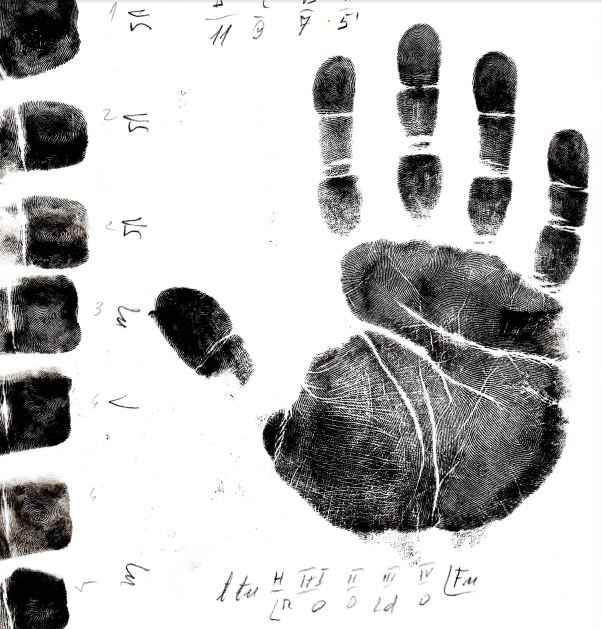
#> input picture Print Processingbypartner Sun Chuanneng/code/testPics/test6.JPG, 602 x 629 px, found by its file name
$ jupyter execute JavatoPython.ipynb   (older library calls are emulated)
#> lines starting #> are read from the running program, lines starting #| are printed output that depends on the picture; after the words box and inside, x2 and y2 are one past the last pixel; in counts of white or black regions, pixels touching at a corner belong together
[cell 1]
import cv2
import matplotlib.pyplot as plt
import numpy as np

image = cv2.imread('./testPics/test6.jpg')
#> image is the input picture: shape (629, 602, 3); mean B, G, R 191.7, 191.7, 192.3
print()
print(image.shape)
#| (629, 602, 3)
gray = cv2.cvtColor(image, cv2.COLOR_RGBA2GRAY)
# gray = image
canny = cv2.Canny(gray, threshold1=50, threshold2=300)
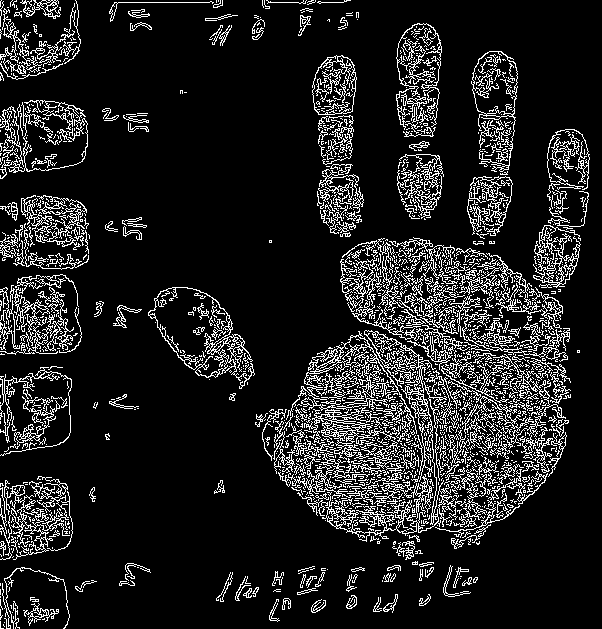
#> canny: shape (629, 602); 12.8% white in thin lines or dots
GauBlur = cv2.GaussianBlur(canny, (3, 3), 0)
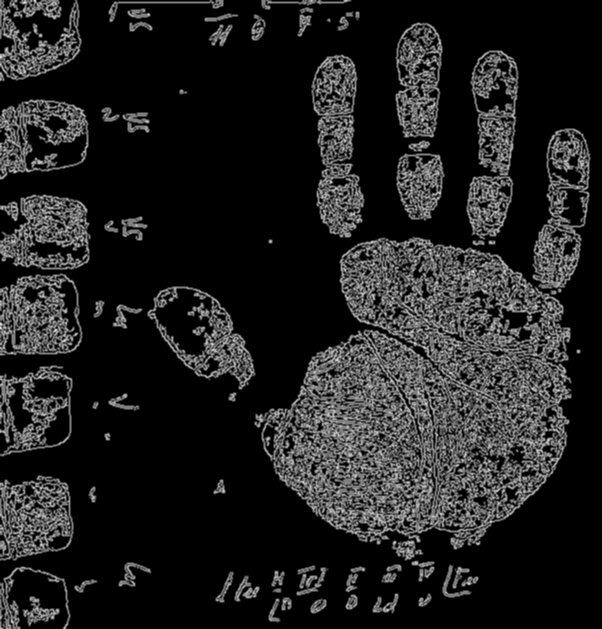
#> GauBlur: shape (629, 602); min 0, max 223, mean 32.7
#the two lines below are important
kernel = cv2.getStructuringElement(cv2.MORPH_RECT, (3, 3))
closed = cv2.morphologyEx(GauBlur, cv2.MORPH_CLOSE, kernel)
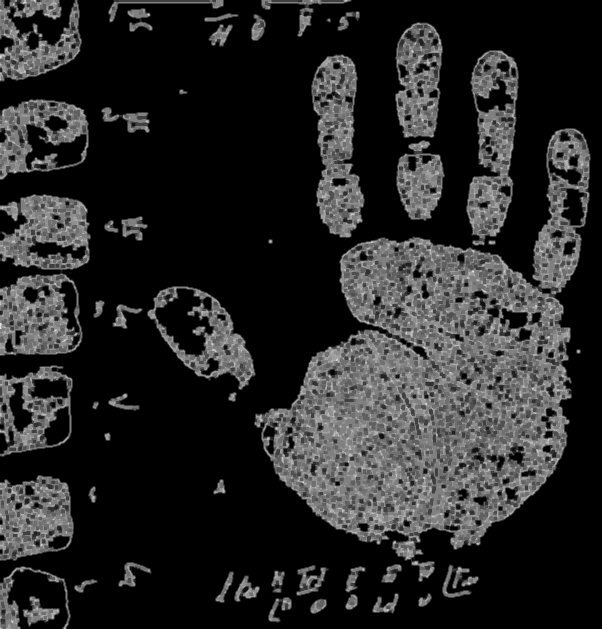
#> closed: shape (629, 602); min 0, max 223, mean 39.6
# perform a series of erosions and dilations
areas = []
recorded_cnts = []
for closed_times in np.arange(0, 25):
    closed1 = cv2.erode(closed.copy(), None, iterations=closed_times)
    closed2 = cv2.dilate(closed1.copy(), None, iterations=closed_times)
    # closed = gray - closed
#     plt.imshow(closed)
#     plt.show()
    img_copy = image.copy()
    _, cnts, hierarchy = cv2.findContours(closed2, cv2.RETR_TREE, cv2.CHAIN_APPROX_SIMPLE)
    cnt = sorted(cnts, key=cv2.contourArea, reverse=True)[0]
    recorded_cnts.append(cnt)
    cv2.drawContours(img_copy, [cnt], -1, (0, 255, 0), 2)
    rect = cv2.boundingRect(cnt)
    roi = img_copy[rect[1]: rect[1]+rect[3], rect[0]: rect[0]+rect[2]]
    plt.imshow(roi)
    plt.show()
    area = rect[3] * rect[2]
    print(area)
    areas.append(area)
#> this loop made 25 passes
#> (rect, area) on passes 1 to 12: ((254, 50, 337, 532), 179284), ((254, 128, 337, 454), 152998), ((254, 128, 337, 454), 152998), ((255, 172, 327, 388), 126876), ((255, 175, 326, 385), 125510), ((264, 175, 314, 385), 120890), ((264, 216, 314, 329), 103306), ((265, 217, 311, 328), 102008), ((268, 236, 308, 308), 94864), ((270, 236, 305, 308), 93940), ((273, 236, 301, 296), 89096), ((274, 236, 297, 296), 87912)
#| 179284
#| 152998
#| 152998
#| 126876
#| 125510
#| 120890
#| 103306
#| 102008
#> (further printed lines are left out)
#> pass 1, `roi = img_copy[rect[1]: rect[1]+rect[3], rect[0]: rect[0]+rect[2]]`:
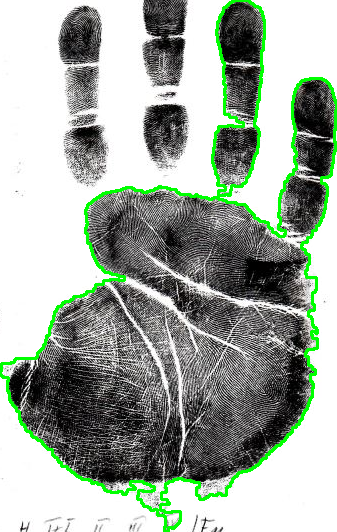
#> roi: shape (532, 337, 3); mean B, G, R 160.9, 171.5, 161.5
#> pass 2, `closed1 = cv2.erode(closed.copy(), None, iterations=closed_times)`:
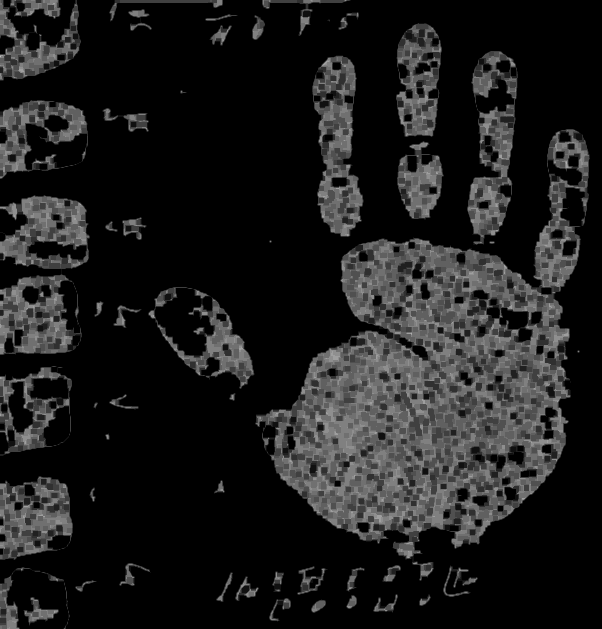
#> closed1: shape (629, 602); min 0, max 191, mean 28.3
#> pass 2, `closed2 = cv2.dilate(closed1.copy(), None, iterations=closed_times)`:
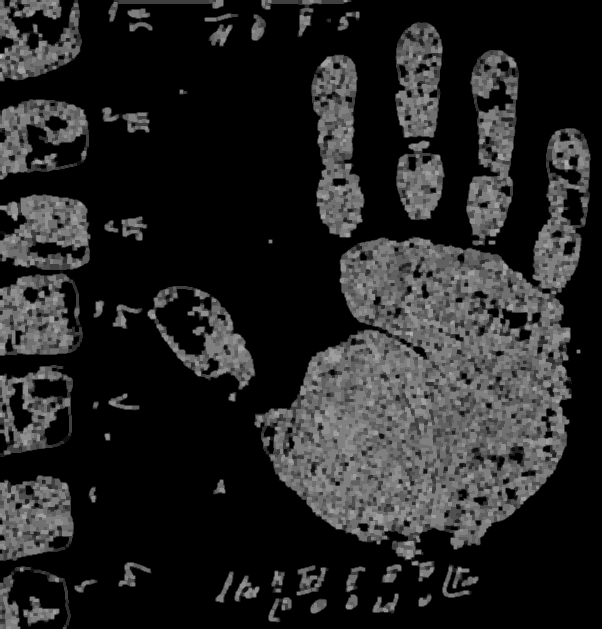
#> closed2: shape (629, 602); min 0, max 191, mean 36.5
#> pass 2, `roi = img_copy[rect[1]: rect[1]+rect[3], rect[0]: rect[0]+rect[2]]`:
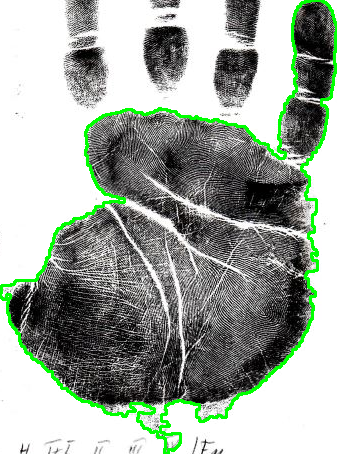
#> roi: shape (454, 337, 3); mean B, G, R 157.9, 167.5, 158.5
#> after the loop:
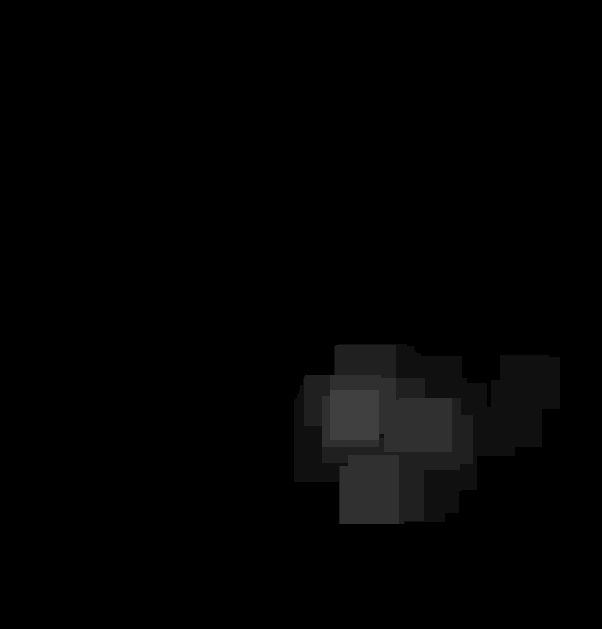
#> closed2: shape (629, 602); min 0, max 64, mean 2.9
#> after the loop, areas = 25 values, max 179284 at index 0, min 47880 at index 24, mean 94956.7; recorded_cnts = 25 contours; largest, box (x1, y1, x2, y2) and area: (254, 50, 591, 582) 83002, (254, 128, 591, 582) 75977, (254, 128, 591, 582) 74706, (255, 172, 582, 560) 71978, (255, 175, 581, 560) 71672
areas = np.array(areas)
areas = np.abs(90000-areas)
#> areas = 25 values, max 89284 at index 0, min 904 at index 10, mean 23257.2
sort_ares = np.argsort(areas)
#> sort_ares = 25 values, max 24 at index 21, min 0 at index 24, mean 12
cnt = recorded_cnts[sort_ares[0]]
#> cnt = contour of 347 points, box (x1, y1, x2, y2) (273, 236, 574, 532), area 61268
cv2.drawContours(img_copy, [cnt], -1, (0, 255, 0), 2)
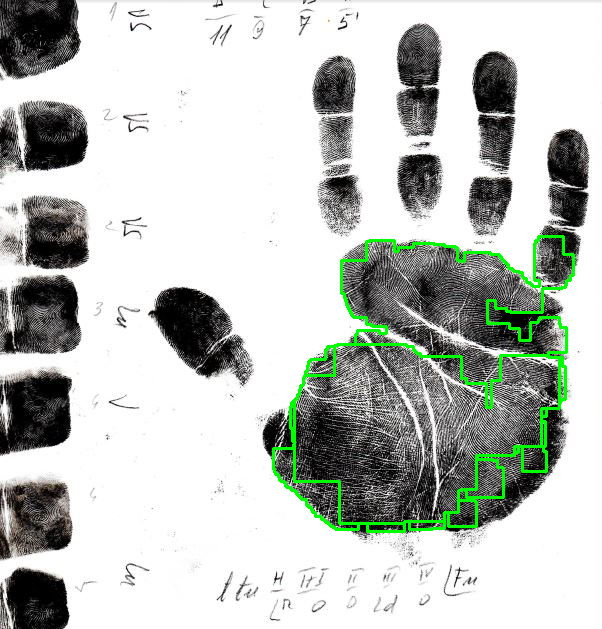
#> img_copy: shape (629, 602, 3); mean B, G, R 189.2, 194.5, 189.8
rect = cv2.boundingRect(cnt)
#> rect = (273, 236, 301, 296)
roi = img_copy[rect[1]: rect[1]+rect[3], rect[0]: rect[0]+rect[2]]
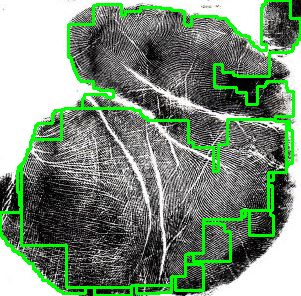
#> roi: shape (296, 301, 3); mean B, G, R 121.1, 142.8, 121.9
area = rect[3] * rect[2]
#> area = 89096
plt.imshow(roi)
plt.show()

$ run again, with Print Processingbypartner Sun Chuanneng/code/testPics/test2.jpg copied over Print Processingbypartner Sun Chuanneng/code/testPics/test6.JPG
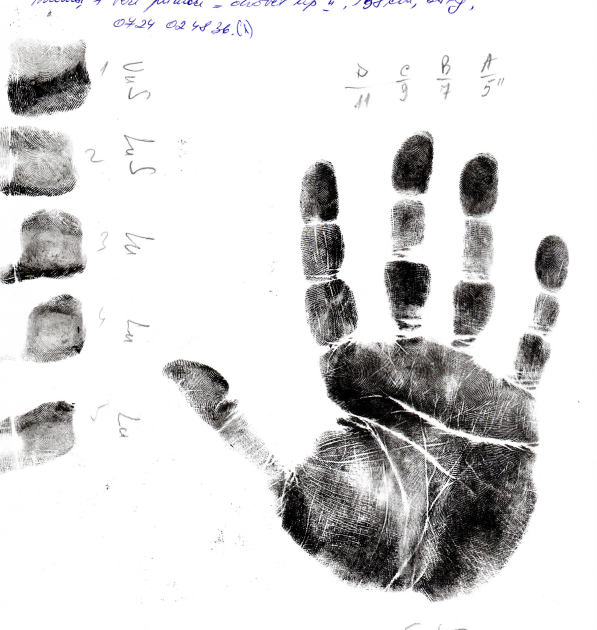
#> input picture Print Processingbypartner Sun Chuanneng/code/testPics/test2.jpg, 597 x 630 px, found by its file name
#> image is the input picture: shape (630, 597, 3); mean B, G, R 217.7, 217.6, 218.1
#| (630, 597, 3)
#> canny: shape (630, 597); 10.3% white in thin lines or dots
#> the loop `for closed_times in np.arange(0, 25):` made 25 passes
#> (rect, area) on passes 1 to 8: ((160, 151, 411, 452), 185772), ((160, 151, 411, 452), 185772), ((160, 151, 410, 452), 185320), ((161, 151, 391, 452), 176732), ((161, 152, 391, 451), 176341), ((161, 152, 391, 451), 176341), ((260, 169, 291, 433), 126003), ((262, 337, 283, 265), 74995)
#> (printed output is left out)
#> after the loop `for closed_times in np.arange(0, 25):`:
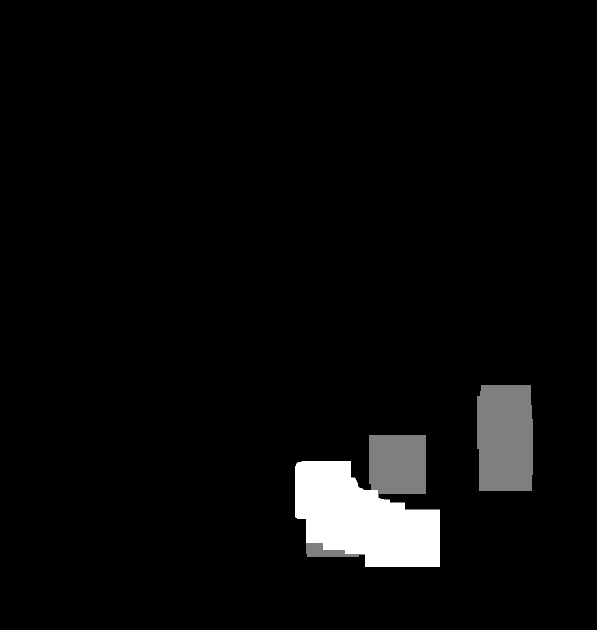
#> closed2: shape (630, 597); min 0, max 32, mean 1.3; drawn with min black and max white
#> after the loop `for closed_times in np.arange(0, 25):`: areas = 25 values, max 185772 at index 0, min 19140 at index 24, mean 87507.4; recorded_cnts = 25 contours; largest, box (x1, y1, x2, y2) and area: (160, 151, 571, 603) 75521, (160, 151, 571, 603) 75521, (160, 151, 570, 603) 74662, (161, 151, 552, 603) 71718, (161, 152, 552, 603) 68764
#> `areas = np.abs(90000-areas)`: areas = 25 values, max 95772 at index 0, min 15005 at index 7, mean 49075.1
#> sort_ares = 25 values, max 24 at index 18, min 0 at index 24, mean 12
#> cnt = contour of 379 points, box (x1, y1, x2, y2) (262, 337, 545, 602), area 48570
#> `rect = cv2.boundingRect(cnt)`: rect = (262, 337, 283, 265)
#> `roi = img_copy[rect[1]: rect[1]+rect[3], rect[0]: rect[0]+rect[2]]`:
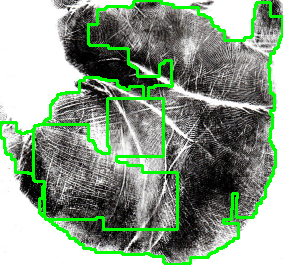
#> roi: shape (265, 283, 3); mean B, G, R 136, 157.6, 137.7
#> `area = rect[3] * rect[2]`: area = 74995

$ run again, with Print Processingbypartner Sun Chuanneng/code/testPics/test3.jpg copied over Print Processingbypartner Sun Chuanneng/code/testPics/test6.JPG
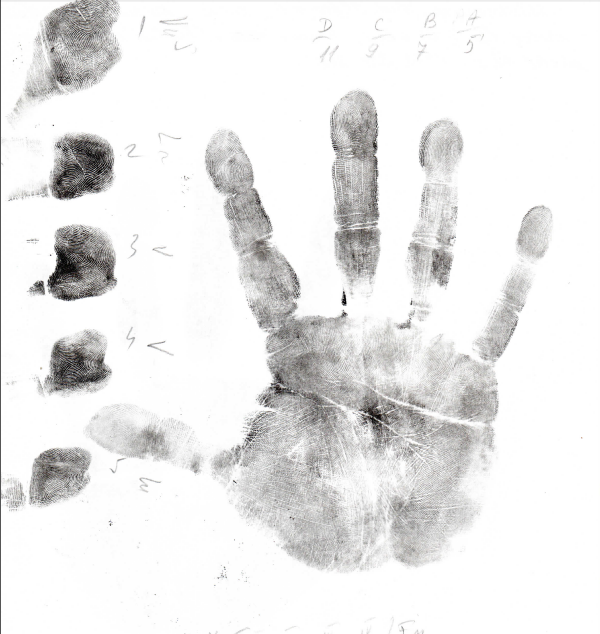
#> input picture Print Processingbypartner Sun Chuanneng/code/testPics/test3.jpg, 600 x 634 px, found by its file name
#> image is the input picture: shape (634, 600, 3); mean B, G, R 234.3, 234.6, 234.9
#| (634, 600, 3)
#> canny: shape (634, 600); 8% white in thin lines or dots
